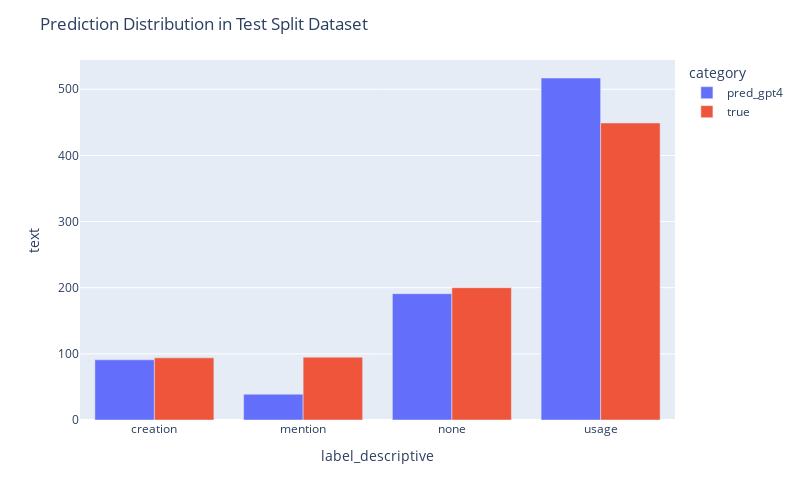

The notebook cell saved with this chart:
### Code cell
X_test_df['category'] = 'true'
X_test_df['pred_label'] = X_test_df['text'].apply(lambda x: get_pred_label(x, test_completed_sentences, y_test_pred_completed))
X_test_df_pred = X_test_df.copy()
X_test_df_pred['category'] = 'pred_gpt4'
X_test_df_pred['label_descriptive'] = X_test_df_pred['pred_label']

X_test_df_all = pd.concat([X_test_df_pred, X_test_df])

labels_grouped = X_test_df_all.groupby(['label_descriptive', 'category']).count().reset_index()
fig = px.bar(labels_grouped, x = 'label_descriptive', y = 'text', color = 'category', barmode = 'group')
fig.update_layout(width=800,height=500, title = 'Prediction Distribution in Test Split Dataset')

### Figure 1 — Plotly figure (JSON) as saved in the notebook; plotly's stock layout.template omitted (floating-point values rounded to 4 significant figures)
{"data": [{"alignmentgroup": "True", "hovertemplate": "category=pred_gpt4<br>label_descriptive=%{x}<br>text=%{y}<extra></extra>", "legendgroup": "pred_gpt4", "marker": {"color": "#636efa", "pattern": {"shape": ""}}, "name": "pred_gpt4", "offsetgroup": "pred_gpt4", "orientation": "v", "showlegend": true, "textposition": "auto", "type": "bar", "x": ["creation", "mention", "none", "usage"], "xaxis": "x", "y": [91, 39, 191, 517], "yaxis": "y"}, {"alignmentgroup": "True", "hovertemplate": "category=true<br>label_descriptive=%{x}<br>text=%{y}<extra></extra>", "legendgroup": "true", "marker": {"color": "#EF553B", "pattern": {"shape": ""}}, "name": "true", "offsetgroup": "true", "orientation": "v", "showlegend": true, "textposition": "auto", "type": "bar", "x": ["creation", "mention", "none", "usage"], "xaxis": "x", "y": [94, 95, 200, 449], "yaxis": "y"}], "layout": {"barmode": "group", "height": 500, "legend": {"title": {"text": "category"}, "tracegroupgap": 0}, "margin": {"t": 60}, "title": {"text": "Prediction Distribution in Test Split Dataset"}, "width": 800, "xaxis": {"anchor": "y", "autorange": true, "domain": [0, 1], "range": [-0.5, 3.5], "title": {"text": "label_descriptive"}, "type": "category"}, "yaxis": {"anchor": "x", "autorange": true, "domain": [0, 1], "range": [0, 544.2], "title": {"text": "text"}, "type": "linear"}}}
